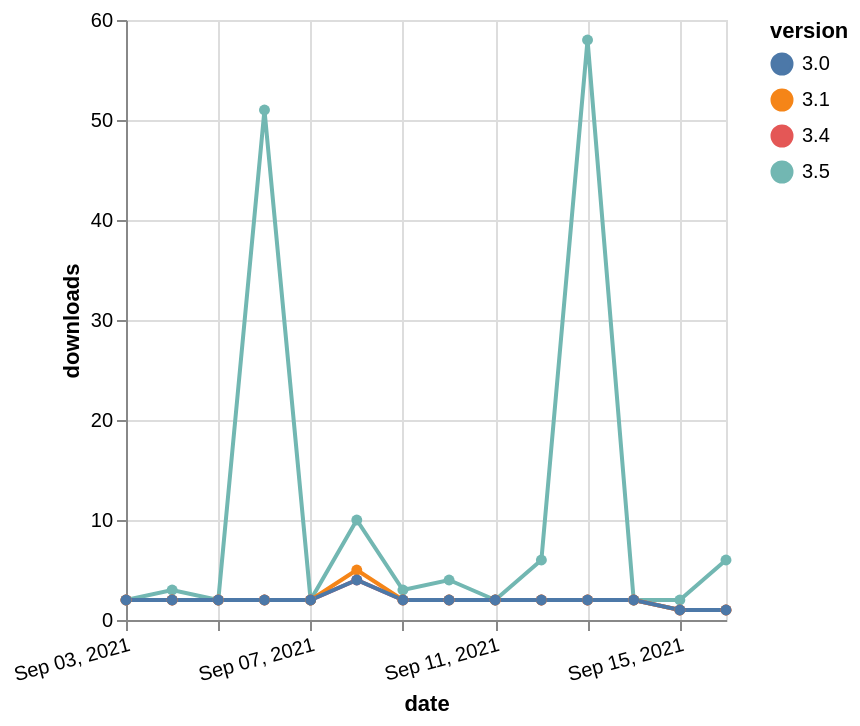

Specify this chart in Vega-Lite:
### Vega-Lite specification from a JSON file in a GitHub repository (floating-point values rounded to 4 significant figures)
{"$schema": "https://vega.github.io/schema/vega-lite/v5.json", "description": "A simple bar chart with embedded data.", "data": {"values": [{"date": "2021-09-03", "total": 11377, "delta": 2, "version": "3.5"}, {"date": "2021-09-04", "total": 11380, "delta": 3, "version": "3.5"}, {"date": "2021-09-05", "total": 11382, "delta": 2, "version": "3.5"}, {"date": "2021-09-06", "total": 11433, "delta": 51, "version": "3.5"}, {"date": "2021-09-07", "total": 11435, "delta": 2, "version": "3.5"}, {"date": "2021-09-08", "total": 11445, "delta": 10, "version": "3.5"}, {"date": "2021-09-09", "total": 11448, "delta": 3, "version": "3.5"}, {"date": "2021-09-10", "total": 11452, "delta": 4, "version": "3.5"}, {"date": "2021-09-11", "total": 11454, "delta": 2, "version": "3.5"}, {"date": "2021-09-12", "total": 11460, "delta": 6, "version": "3.5"}, {"date": "2021-09-13", "total": 11518, "delta": 58, "version": "3.5"}, {"date": "2021-09-14", "total": 11520, "delta": 2, "version": "3.5"}, {"date": "2021-09-15", "total": 11522, "delta": 2, "version": "3.5"}, {"date": "2021-09-16", "total": 11528, "delta": 6, "version": "3.5"}, {"date": "2021-09-03", "total": 6294, "delta": 2, "version": "3.4"}, {"date": "2021-09-04", "total": 6296, "delta": 2, "version": "3.4"}, {"date": "2021-09-05", "total": 6298, "delta": 2, "version": "3.4"}, {"date": "2021-09-06", "total": 6300, "delta": 2, "version": "3.4"}, {"date": "2021-09-07", "total": 6302, "delta": 2, "version": "3.4"}, {"date": "2021-09-08", "total": 6306, "delta": 4, "version": "3.4"}, {"date": "2021-09-09", "total": 6308, "delta": 2, "version": "3.4"}, {"date": "2021-09-10", "total": 6310, "delta": 2, "version": "3.4"}, {"date": "2021-09-11", "total": 6312, "delta": 2, "version": "3.4"}, {"date": "2021-09-12", "total": 6314, "delta": 2, "version": "3.4"}, {"date": "2021-09-13", "total": 6316, "delta": 2, "version": "3.4"}, {"date": "2021-09-14", "total": 6318, "delta": 2, "version": "3.4"}, {"date": "2021-09-15", "total": 6319, "delta": 1, "version": "3.4"}, {"date": "2021-09-16", "total": 6320, "delta": 1, "version": "3.4"}, {"date": "2021-09-03", "total": 3530, "delta": 2, "version": "3.1"}, {"date": "2021-09-04", "total": 3532, "delta": 2, "version": "3.1"}, {"date": "2021-09-05", "total": 3534, "delta": 2, "version": "3.1"}, {"date": "2021-09-06", "total": 3536, "delta": 2, "version": "3.1"}, {"date": "2021-09-07", "total": 3538, "delta": 2, "version": "3.1"}, {"date": "2021-09-08", "total": 3543, "delta": 5, "version": "3.1"}, {"date": "2021-09-09", "total": 3545, "delta": 2, "version": "3.1"}, {"date": "2021-09-10", "total": 3547, "delta": 2, "version": "3.1"}, {"date": "2021-09-11", "total": 3549, "delta": 2, "version": "3.1"}, {"date": "2021-09-12", "total": 3551, "delta": 2, "version": "3.1"}, {"date": "2021-09-13", "total": 3553, "delta": 2, "version": "3.1"}, {"date": "2021-09-14", "total": 3555, "delta": 2, "version": "3.1"}, {"date": "2021-09-15", "total": 3556, "delta": 1, "version": "3.1"}, {"date": "2021-09-16", "total": 3557, "delta": 1, "version": "3.1"}, {"date": "2021-09-03", "total": 3009, "delta": 2, "version": "3.0"}, {"date": "2021-09-04", "total": 3011, "delta": 2, "version": "3.0"}, {"date": "2021-09-05", "total": 3013, "delta": 2, "version": "3.0"}, {"date": "2021-09-06", "total": 3015, "delta": 2, "version": "3.0"}, {"date": "2021-09-07", "total": 3017, "delta": 2, "version": "3.0"}, {"date": "2021-09-08", "total": 3021, "delta": 4, "version": "3.0"}, {"date": "2021-09-09", "total": 3023, "delta": 2, "version": "3.0"}, {"date": "2021-09-10", "total": 3025, "delta": 2, "version": "3.0"}, {"date": "2021-09-11", "total": 3027, "delta": 2, "version": "3.0"}, {"date": "2021-09-12", "total": 3029, "delta": 2, "version": "3.0"}, {"date": "2021-09-13", "total": 3031, "delta": 2, "version": "3.0"}, {"date": "2021-09-14", "total": 3033, "delta": 2, "version": "3.0"}, {"date": "2021-09-15", "total": 3034, "delta": 1, "version": "3.0"}, {"date": "2021-09-16", "total": 3035, "delta": 1, "version": "3.0"}]}, "width": "container", "mark": {"type": "line", "point": {"filled": true}}, "encoding": {"x": {"field": "date", "type": "temporal", "timeUnit": "yearmonthdate", "title": "date", "axis": {"labelAngle": -15}}, "y": {"field": "delta", "type": "quantitative", "title": "downloads"}, "color": {"field": "version", "type": "nominal"}, "tooltip": {"field": "delta"}}}
